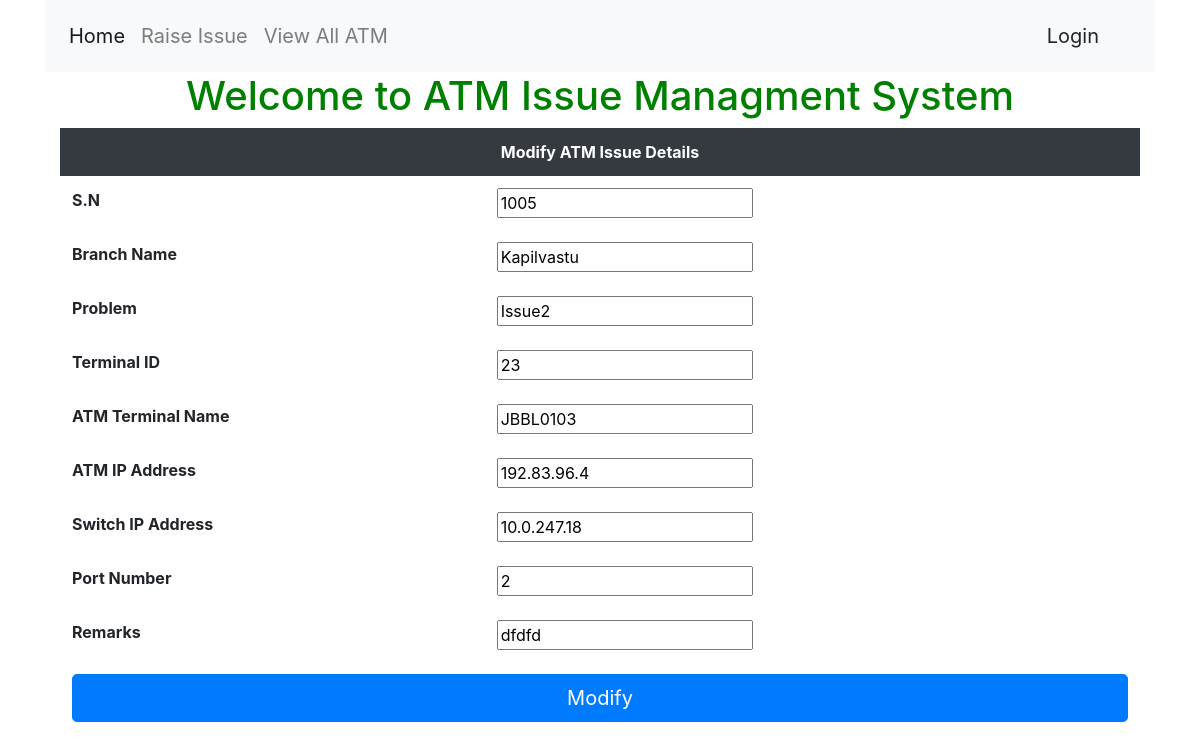
Page /ATMStatus/31/ on the committed database.
### ATMStatus/models.py (models this page shows)
class ViewATMStatus(models.Model):
    s_n = models.IntegerField(null=True)
    branch_name = models.CharField(max_length=100,null=True)
    problem = models.CharField(max_length=2083,null=True)
    remarks = models.CharField(max_length=100,null=True)
    terminal_id = models.CharField(max_length=17,null=True)
    atm_terminal_name = models.CharField(max_length=25,null=True)
    atm_ip_address = models.CharField(max_length=50,null=True)
    switch_ip_address = models.CharField(max_length=50,null=True)
    port_number =  models.IntegerField(null=True)

### ATMStatus/views.py (the view, shortened to what this page needs)
# urls.py: path('<int:pid>/',views.modify_atm_issue,name='modify_atm_issue'),
def modify_atm_issue(request, pid):
    addform = ViewATMStatus.objects.get(pk=pid)
    if request.method == 'GET':
        update_issue = AddATMStatusForm(instance=addform)
        print('test1')
        print(update_issue.is_valid())
        print(update_issue)
        return render(request, 'ModifyATMIssue.html', {'atm_issue_update': update_issue})

### ATMStatus/AddATMStatusForm.py
class AddATMStatusForm(forms.ModelForm):
    class Meta:
        model = ViewATMStatus
        fields = ['s_n','branch_name','problem','terminal_id','remarks','atm_terminal_name','switch_ip_address','atm_ip_address','port_number']

### ATMStatus/templates/ModifyATMIssue.html (shortened to what this page needs)
<!DOCTYPE html>
<html lang="en">
<head>
</head>
<body>
{% extends 'base.html' %}
{% block content %}
<form method="post" action="">
    <table class="table table-borderless">
            <thead class="thead-dark" align="center" style="size:16px;">
            <th colspan="2" >
                Modify ATM Issue Details
            </th>
            </thead>
            <tbody>
            <tr>
                <th scope="row">S.N</th>
                <td>{{atm_issue_update.s_n}}</td>
            </tr>
            <tr>
                <th scope="row">Branch Name</th>
                <td>{{atm_issue_update.branch_name}}</td>
            </tr>
            <tr>
                <th scope="row">Problem</th>
                <td>{{atm_issue_update.problem}}</td>
            </tr>
             <tr>
                <th scope="row">Terminal ID</th>
                <td>{{atm_issue_update.terminal_id}}</td>
            </tr>
            <tr>
                <th scope="row">ATM Terminal Name</th>
                <td>{{atm_issue_update.atm_terminal_name}}</td>
            </tr>
             <tr>
                <th scope="row">ATM IP Address</th>
                <td>{{atm_issue_update.atm_ip_address}}</td>
            </tr>
             <tr>
                <th scope="row">Switch IP Address</th>
                <td>{{atm_issue_update.switch_ip_address}}</td>
            </tr>
             <tr>
                <th scope="row">Port Number</th>
                <td>{{atm_issue_update.port_number}}</td>
            </tr>
             <tr>
                <th scope="row">Remarks</th>
                <td>{{atm_issue_update.remarks}}</td>
            </tr>
             <tr>
                <td colspan="2" align="center"><button type="submit" class="btn btn-primary btn-lg btn-block">Modify</button></td>
            </tr>
            </tbody>
        </table>
    </form>
{% endblock %}

### rows in the picture
ViewATMStatus: s_n "1005", branch_name "Kapilvastu", problem "Issue2", terminal_id "23", atm_terminal_name "JBBL0103", atm_ip_address "192.83.96.4", switch_ip_address "10.0.247.18", port_number "2", remarks "dfdfd"
